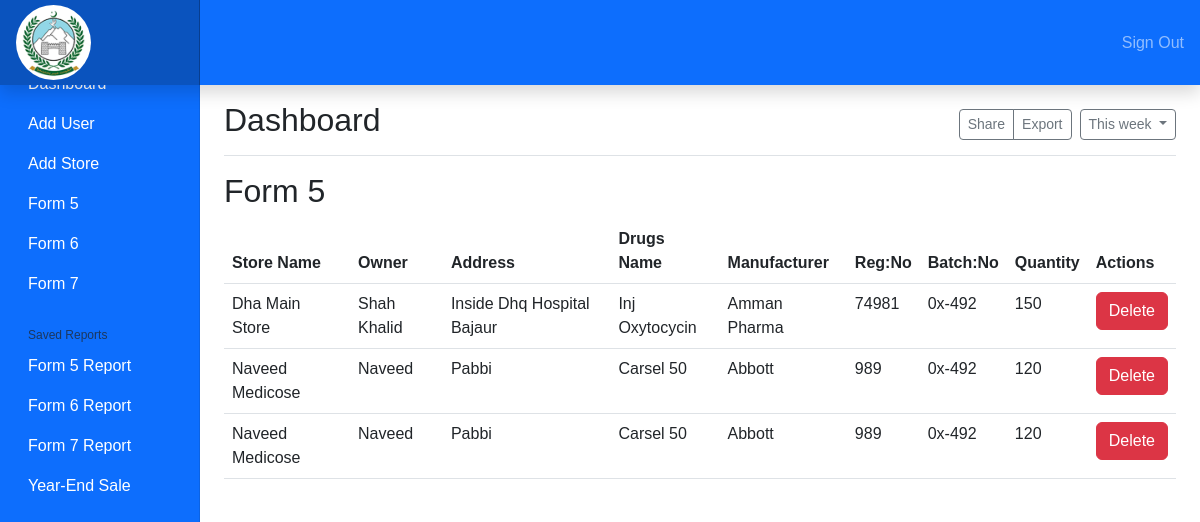
Page /DrugApp/index.php/Report/FormReportController/getdata/ on the committed database.
### tables this page shows
CREATE TABLE `form5` (
  `id` int(11) NOT NULL,
  `store_name` varchar(100) NOT NULL,
  `store_owner` varchar(50) NOT NULL,
  `store_address` varchar(100) NOT NULL,
  `drugs_name` varchar(100) NOT NULL,
  `manufacturer` varchar(50) NOT NULL,
  `registeration` int(20) NOT NULL,
  `batch` varchar(30) NOT NULL,
  `quantity` int(50) NOT NULL
);

### DrugApp/application/controllers/Report/FormReportController.php (called while the page is built, shortened)
<?php
class FormReportController extends CI_Controller{
    public function getdata(){
        $this->load->model('FormFViewModel');
        $allreport['report'] = $this->FormFViewModel->index();
        $this->load->view('formreport/form5report',$allreport);
    }
}
?>

### DrugApp/index.php (called while the page is built, shortened)
<?php
require_once BASEPATH.'core/CodeIgniter.php';

### DrugApp/application/models/FormFViewModel.php (called while the page is built)
<?php
class FormFViewModel extends CI_Model{
    public function index(){
        $query = $this->db->get('form5');
        return $query->result();
    }
}
?>

### DrugApp/application/views/formreport/form5report.php (the view, shortened to what this page needs)
<?php $this->load->view('includes/header'); ?>
<header class="navbar navbar-dark sticky-top bg-primary flex-md-nowrap p-0 shadow">
    <a class="navbar-brand col-md-3 col-lg-2 me-0 px-3" href="#">
    <img class="rounded-circle" src="<?php echo base_url('assets/images/bfc.png');?>" style="width: 75px; height:75px;">
    </a>
    <div class="navbar-nav">
        <div class="nav-item text-nowrap">
            <a class="nav-link px-3" href="<?php echo base_url('index.php/DashboardController/logout'); ?>">Sign out</a>
        </div>
    </div>
</header>
<div class="container-fluid">
    <div class="row">
        <nav id="sidebarMenu" class="col-md-3 col-lg-2 d-md-block bg-primary sidebar collapse">
            <div class="position-sticky pt-3">
                <ul class="nav flex-column">
                    <li class="nav-item">
                        <a class="nav-link active" aria-current="page" href="#">
                        </a>
                    </li>
                    <li class="nav-item">
                        <a class="nav-link" href="" data-bs-toggle="modal" data-bs-target="#myModal">
                            Add User
                        </a>
                    </li>
                    <li class="nav-item">
                        <a class="nav-link" href="<?php echo base_url('index.php/AddstoreController') ?>">
                            Add Store
                        </a>
                    </li>
                    <li class="nav-item">
                        <a class="nav-link" href="#">
                            Form 5
                        </a>
                    </li>
                    <li class="nav-item">
                        <a class="nav-link" href="#">
                            Form 6
                        </a>
                    </li>
                    <li class="nav-item">
                        <a class="nav-link" href="#">
                            Form 7
                        </a>
                    </li>
                </ul>
                <h6 class="sidebar-heading d-flex justify-content-between align-items-center px-3 mt-4 mb-1 text-muted">
                    <span>Saved reports</span>
                </h6>
                <ul class="nav flex-column mb-2">
                    <li class="nav-item">
                        <a class="nav-link" href="#">
                            Form 5 Report
                        </a>
                    </li>
                    <li class="nav-item">
                        <a class="nav-link" href="#">
                            Form 6 Report
                        </a>
                    </li>
                    <li class="nav-item">
                        <a class="nav-link" href="#">
                            Form 7 Report
                        </a>
                    </li>
                    <li class="nav-item">
                        <a class="nav-link" href="#">
                            Year-end sale
                        </a>
                    </li>
                </ul>
            </div>
        </nav>
        <main class="col-md-9 ms-sm-auto col-lg-10 px-md-4">
            <div class="d-flex justify-content-between flex-wrap flex-md-nowrap align-items-center pt-3 pb-2 mb-3 border-bottom">
                <h1 class="h2">Dashboard</h1>
                <div class="btn-toolbar mb-2 mb-md-0">
                    <div class="btn-group me-2">
                        <button type="button" class="btn btn-sm btn-outline-secondary">Share</button>
                        <button type="button" class="btn btn-sm btn-outline-secondary">Export</button>
                    </div>
                    <button type="button" class="btn btn-sm btn-outline-secondary dropdown-toggle">
                        This week
                    </button>
                </div>
            </div>
            <h2>Form 5</h2>
            <div class="table-responsive">
                <table class="table table-hover" id="myTable">
                    <thead>
                        <tr>
                            <th>Store Name</th>
                            <th>Owner</th>
                            <th>Address</th>
                            <th>Drugs Name</th>
                            <th>Manufacturer</th>
                            <th>Reg:No</th>
                            <th>Batch:No</th>
                            <th>Quantity</th>
                            <th>Actions</th>
                        </tr>
                    </thead>
                    <tbody>
                        <?php foreach($report as $row){ ?>
                        <tr>
                            <td><?php echo $row->store_name; ?></td>
                            <td><?php echo $row->store_owner; ?></td>
                            <td><?php echo $row->store_address; ?></td>
                            <td><?php echo $row->drugs_name; ?></td>
                            <td><?php echo $row->manufacturer; ?></td>
                            <td><?php echo $row->registeration; ?></td>
                            <td><?php echo $row->batch; ?></td>
                            <td><?php echo $row->quantity; ?></td>
                            <td>
                                <a href="" class="btn btn-danger">Delete</a>
                            </td>
                        </tr>
                        <?php } ?>
                    </tbody>
                </table>
            </div>
        </main>
    </div>
</div>
    <?php $this->load->view('includes/footer'); ?>

### DrugApp/application/views/includes/header.php (shortened to what this page needs)
<!DOCTYPE html>
<html lang="en">
<head>
    <link href="https://cdn.jsdelivr.net/npm/bootstrap@5.3.3/dist/css/bootstrap.min.css" rel="stylesheet">
    <link href="<?php echo base_url('assets/style.css'); ?>" rel="stylesheet">
    <link href="<?php echo base_url('assets/signin.css'); ?>" rel="stylesheet">
    <link href="<?php echo base_url('assets/dashboard.css'); ?>" rel="stylesheet">
    <link href="https://cdn.datatables.net/2.0.3/css/dataTables.dataTables.min.css" rel="stylesheet">
    <link href="https://cdnjs.cloudflare.com/ajax/libs/twitter-bootstrap/5.3.0/css/bootstrap.min.css" rel="stylesheet">
    <link href="https://cdn.datatables.net/2.0.3/css/dataTables.bootstrap5.css" rel="stylesheet">
</head>
<body>

### DrugApp/assets/style.css (style rules this page uses)
* { padding: 0; margin: 0; box-sizing: border-box; font-family: Verdana, Geneva, Tahoma, sans-serif; text-transform: capitalize; }
:root { --bg-color: #393E46; --text-color:#EEEEEE; --content-card-color:#FD7014; --bg2-color:#222831; }

### DrugApp/assets/dashboard.css (style rules this page uses)
body { font-size: .875rem; }
.sidebar { position: fixed; top: 0; bottom: 0; left: 0; z-index: 100; padding: 48px 0 0; box-shadow: inset -1px 0 0 rgba(0, 0, 0, .1); }
.sidebar .nav-item .nav-link { color: #fff !important; }
.sidebar .nav-link { font-weight: 500; color: #fff; }
.sidebar .nav-link.active { color: #2470dc; }
.sidebar-heading { font-size: .75rem; text-transform: uppercase; }
.navbar-brand { padding-top: .75rem; padding-bottom: .75rem; font-size: 1rem; background-color: rgba(0, 0, 0, .25); box-shadow: inset -1px 0 0 rgba(0, 0, 0, .25); }

### rows in the picture
form5: store_name "Dha Main Store", store_owner "Shah Khalid", store_address "Inside Dhq Hospital Bajaur", drugs_name "Inj Oxytocycin", manufacturer "Amman Pharma", registeration "74981", batch "0x-492", quantity "150"
form5: store_name "Naveed Medicose", store_owner "Naveed", store_address "Pabbi", drugs_name "Carsel 50", manufacturer "Abbott", registeration "989", batch "0x-492", quantity "120"
form5: store_name "Naveed Medicose", store_owner "Naveed", store_address "Pabbi", drugs_name "Carsel 50", manufacturer "Abbott", registeration "989", batch "0x-492", quantity "120"
